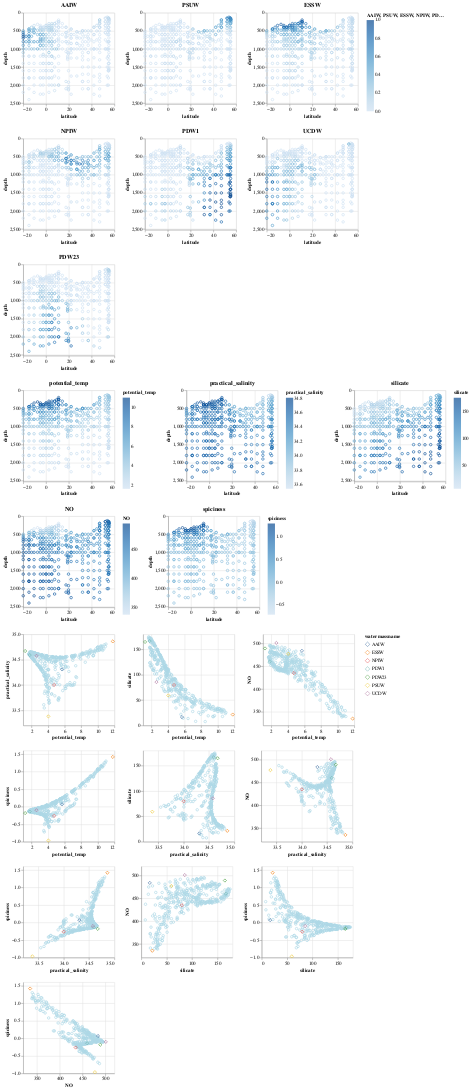

This figure's notebook cell:
### Code cell
import altair as alt
#Build an interactive visualization

CHART_WIDTH=200
CHART_HEIGHT=200
FONTSIZE=10
ROWSIZE=3

def nozero_xaxis(field_name):
  return alt.X(field_name, scale=alt.Scale(zero=False))


def nozero_yaxis(field_name, domain=None):
  if (domain is None):
    return alt.Y(field_name, scale=alt.Scale(zero=False))
  else:
    return alt.Y(field_name, scale=alt.Scale(zero=False, domain=domain))


def latdepth_scatterplot(basechart, selection,
                         property_name, altairdf):
    color = alt.condition(selection, property_name, alt.value('lightgray'))
    max_depth = np.max(altairdf["depth"])*1.05
    to_return = basechart.encode(
              nozero_xaxis("latitude"),
              nozero_yaxis("depth", domain=(max_depth,0))
           ).encode(color=color).properties(title=property_name)
    return to_return
           

def wrap_scatterplots(scatterplots, resolve_scale='shared'):
    hconcats = [
        alt.hconcat(*scatterplots[i:i+ROWSIZE]).resolve_scale(
            color=resolve_scale)
        for i in range(0,len(scatterplots), ROWSIZE)  
    ]
    return alt.vconcat(*hconcats)


def pp_scatterplot(obs_basechart, watermass_basechart,
                   property1, property2):
    return (obs_basechart.encode(nozero_xaxis(property1),
                                 nozero_yaxis(property2))
            + watermass_basechart.encode(nozero_xaxis(property1),
                                         nozero_yaxis(property2)))


def build_altair_viz(ompa_problem):
    altairdf = pd.DataFrame(ompa_problem.obs_df)
    watermass_names = []
    for water_mass_idx in range(ompa_problem.water_mass_fractions.shape[1]):
      watermass_name =\
        ompa_problem.watermass_df["watermassname"][water_mass_idx]
      watermass_names.append(watermass_name)
      altairdf[watermass_name] =\
          ompa_problem.water_mass_fractions[:,water_mass_idx]

    for param_idx in range(ompa_problem.param_residuals.shape[1]):
        param_name = ompa_problem.params_to_use[param_idx]
        altairdf[param_name+"_resid"] =\
          ompa_problem.param_residuals[:,param_idx]

    interval_selection = alt.selection_interval()
    tooltip_columns = (ompa_problem.params_to_use
                       + ["latitude", "longitude"]
                       + watermass_names
                       + [x+"_resid" for x in ompa_problem.params_to_use])
    #make the linked property-property plots
    obs_basechart = alt.Chart(altairdf).mark_point().encode(
      tooltip=tooltip_columns,
      color=alt.condition(interval_selection,
                          alt.value("lightblue"),#"NPIW",
                          alt.value('lightgray'))
      ).add_selection(interval_selection).properties(
          width=CHART_WIDTH,
          height=CHART_HEIGHT)
    
    watermass_basechart =\
      alt.Chart(ompa_problem.watermass_df).mark_point(
          shape="diamond", size=50).encode(
              color="watermassname").properties(
                width=CHART_WIDTH,
                height=CHART_HEIGHT)

    #display a row that is the water mass fractions
    watermass_fraction_scatterplots = [
        latdepth_scatterplot(
            basechart=obs_basechart,
            selection=interval_selection,
            property_name=property_name,
            altairdf=altairdf)
        for property_name in watermass_names]

    the_pp_scatterplots = []
    for i in range(len(ompa_problem.params_to_use)):
        for j in range(i+1,len(ompa_problem.params_to_use)):
            the_pp_scatterplots.append(
                pp_scatterplot(
                    obs_basechart=obs_basechart,
                    watermass_basechart=watermass_basechart,
                    property1=ompa_problem.params_to_use[i],
                    property2=ompa_problem.params_to_use[j])
            )
    
    property_scatterplots = [
        latdepth_scatterplot(
            basechart=obs_basechart,
            selection=interval_selection,
            property_name=property_name,
            altairdf=altairdf)
        for property_name in ompa_problem.params_to_use]

    return alt.vconcat(
              wrap_scatterplots(watermass_fraction_scatterplots),
              wrap_scatterplots(property_scatterplots,
                                resolve_scale='independent'),
              wrap_scatterplots(the_pp_scatterplots))

build_altair_viz(ompa_setting_to_soln[
  ('inter2', None, 'weighting1')])
